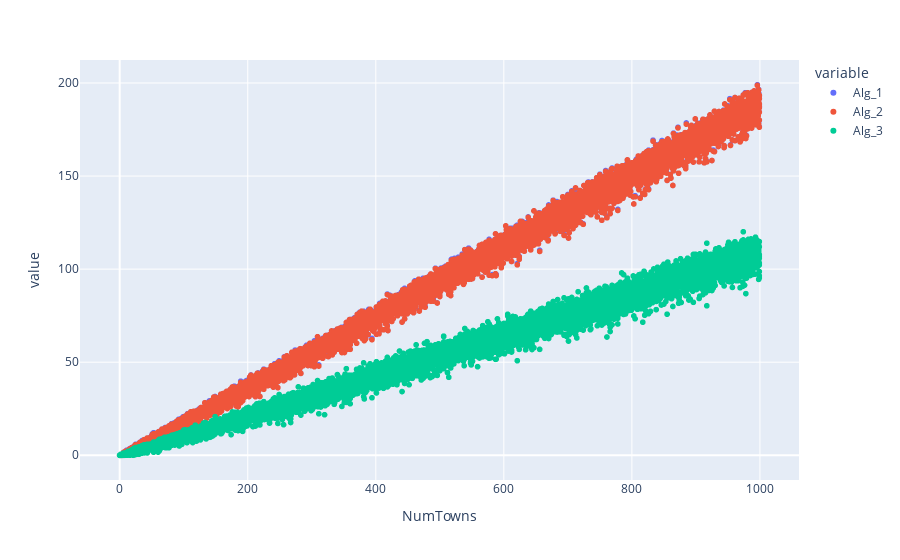

Write notebook code for a chart like this one.
### Markdown cell above
### Regret for Uniform Distribution of Demands

### Code cell
data_dict = {'NumTowns':[],'Alg_1':[],'Alg_2':[],'Alg_3':[]}

for n in range(max_n):
    for i in range(num_iterations):
        data_dict['NumTowns'].append(n)
        demand_range = np.random.uniform(0, demands_max, n)
        town_demands, town_expected_demands = make_demands_uniform_distribution(n, demand_range)
        budget = np.sum(town_expected_demands)

        opt = objective(town_demands, waterfilling(town_demands,budget))
        for j in range(3):
            if j==0:
                data_dict['Alg_1'].append(opt - objective(town_demands, waterfilling(town_expected_demands,budget)))
            if j==1:
                data_dict['Alg_2'].append(opt - objective(town_demands, waterfilling_online_1(town_expected_demands,town_demands,budget)))
            if j==2:
                data_dict['Alg_3'].append(opt - objective(town_demands, waterfilling_online_2(town_expected_demands,town_demands,budget)))
df = pd.DataFrame(data_dict).melt(id_vars="NumTowns")
fig = px.scatter(df, x="NumTowns", y="value", color='variable')
fig.show()

### Figure 1 — Plotly figure (JSON) as saved in the notebook; plotly's stock layout.template omitted (floating-point values rounded to 4 significant figures; data arrays with more than 128 entries replaced by an {"elided": "..."} marker saying what was removed)
{"data": [{"hoverlabel": {"namelength": 0}, "hovertemplate": "variable=Alg_1<br>NumTowns=%{x}<br>value=%{y}", "legendgroup": "Alg_1", "marker": {"color": "#636efa", "symbol": "circle"}, "mode": "markers", "name": "Alg_1", "showlegend": true, "type": "scattergl", "x": {"elided": "10000 int values"}, "xaxis": "x", "y": {"elided": "10000 float values"}, "yaxis": "y"}, {"hoverlabel": {"namelength": 0}, "hovertemplate": "variable=Alg_2<br>NumTowns=%{x}<br>value=%{y}", "legendgroup": "Alg_2", "marker": {"color": "#EF553B", "symbol": "circle"}, "mode": "markers", "name": "Alg_2", "showlegend": true, "type": "scattergl", "x": {"elided": "10000 int values"}, "xaxis": "x", "y": {"elided": "10000 float values"}, "yaxis": "y"}, {"hoverlabel": {"namelength": 0}, "hovertemplate": "variable=Alg_3<br>NumTowns=%{x}<br>value=%{y}", "legendgroup": "Alg_3", "marker": {"color": "#00cc96", "symbol": "circle"}, "mode": "markers", "name": "Alg_3", "showlegend": true, "type": "scattergl", "x": {"elided": "10000 int values"}, "xaxis": "x", "y": {"elided": "10000 float values"}, "yaxis": "y"}], "layout": {"legend": {"title": {"text": "variable"}, "tracegroupgap": 0}, "margin": {"t": 60}, "xaxis": {"anchor": "y", "domain": [0, 1], "title": {"text": "NumTowns"}}, "yaxis": {"anchor": "x", "domain": [0, 1], "title": {"text": "value"}}}}
